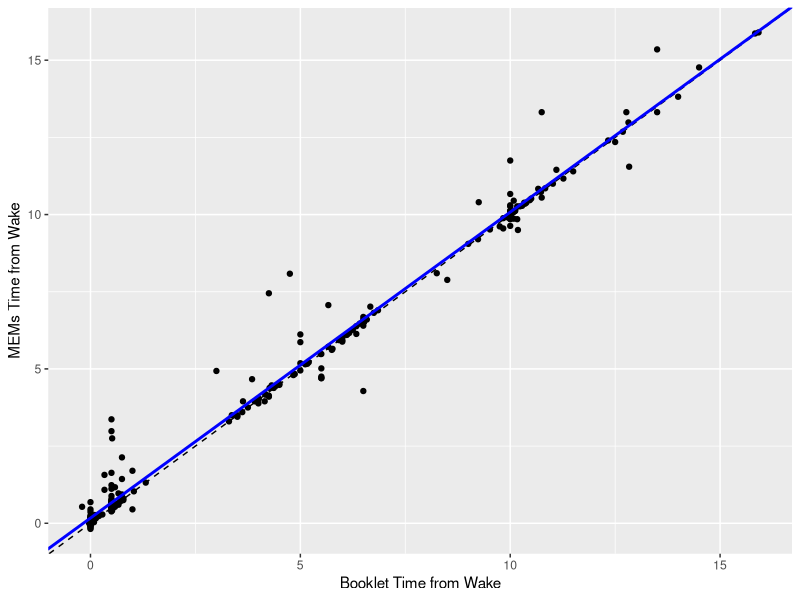
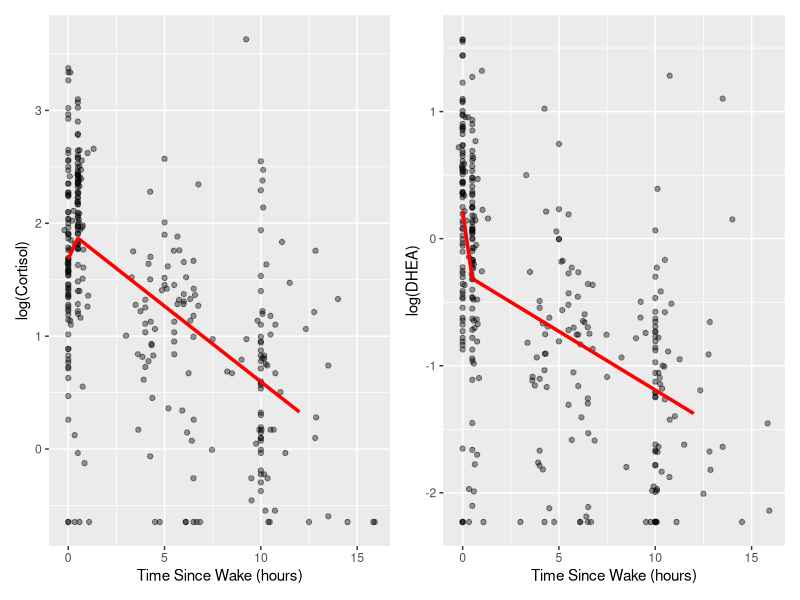

R code for these plots, in order:
## ---- chunk 1
knitr::opts_chunk$set(
  echo = FALSE, message = FALSE, warning = FALSE,
  fig.align = "center", fig.width = 6.5, fig.height = 4.5
)
library(emmeans)
library(patchwork)
library(kableExtra)
library(lmerTest)
library(scales)
library(lubridate)
library(tidyverse)

#read in data
p0_data <- read_csv("../Data/Project0_Clean_v2.csv")

#remove columns that wont be used for data analysis
p0_data <- p0_data %>%
  select(-`Booklet: Sample interval`, -`Booklet: Sample interval Decimal Time (mins)`, -`MEMs: Sample interval`,
         -`MEMs: Sample interval Decimal Time (mins)`, -`Cortisol (ug/dl)`, -`DHEA (pg/dl)`)

#convert date columns to appropriate date format
p0_data <- p0_data %>%
  mutate(
    `Collection Date` = mdy(`Collection Date`)
  ) %>%
  rename(
    date = `Collection Date`,
    sample = `Collection Sample`,
    wake_tm = `Sleep Diary reported wake time`,
    booklet_tm = `Booket: Clock Time`,
    mems_tm = `MEMs: Clock Time`,
    cortisol = `Cortisol (nmol/L)`,
    dhea = `DHEA (nmol/L)`,
    day = DAYNUMB
  )
#manually calculate sample interval times for MEMs and Booklet 
p0_data <- p0_data %>%
  group_by(SubjectID, date) %>%
  arrange(sample, .by_group = TRUE) %>%
  fill(wake_tm, .direction = "down") %>%
  ungroup() %>%
  mutate(
    mems_interval = as.numeric(mems_tm - wake_tm)/3600,
    booklet_interval = as.numeric(booklet_tm - wake_tm)/3600
  )


## ---- chunk 2
# ---- Prep analysis dataset ----
table1_data <- p0_data %>%
  mutate(
    Sample = factor(sample,
                    levels = 1:4,
                    labels = c("Sample 1 (Wake)",
                               "Sample 2 (+30 min)",
                               "Sample 3 (Lunch)",
                               "Sample 4 (+10 hr)")),
    time_diff = mems_interval - booklet_interval
  )

# ---- Helper formatters ----
fmt_mean_sd <- function(x, digits = 2){
  if(all(is.na(x))) return("")
  sprintf(paste0("%.",digits,"f (%.",digits,"f)"),
          mean(x, na.rm = TRUE),
          sd(x, na.rm = TRUE))
}

fmt_median_iqr <- function(x, digits = 2){
  if(all(is.na(x))) return("")
  q <- quantile(x, c(.25,.5,.75), na.rm = TRUE)
  sprintf(paste0("%.",digits,"f [%.",digits,"f, %.",digits,"f]"),
          q[2], q[1], q[3])
}

missing_cell <- function(x) {
  n_miss <- sum(is.na(x))
  p_miss <- round(mean(is.na(x)) * 100, 1)
  # build string by hand; LaTeX-safe percent is \%
  paste0(n_miss, " (", format(p_miss, nsmall = 1), "\\%)")
}

# ---- Summaries by Sample (wide) ----
by_sample <- table1_data %>%
  group_by(Sample) %>%
  summarise(
    N            = as.character(n()),
    mems_mean_sd = fmt_mean_sd(mems_interval),
    mems_med_iqr = fmt_median_iqr(mems_interval),
    mems_miss    = missing_cell(mems_interval),

    book_mean_sd = fmt_mean_sd(booklet_interval),
    book_med_iqr = fmt_median_iqr(booklet_interval),
    book_miss    = missing_cell(booklet_interval),

    diff_mean_sd = fmt_mean_sd(time_diff),
    diff_med_iqr = fmt_median_iqr(time_diff),
    diff_miss    = missing_cell(time_diff),

    cort_mean_sd = fmt_mean_sd(cortisol),
    cort_med_iqr = fmt_median_iqr(cortisol),
    cort_miss    = missing_cell(cortisol),

    dhea_mean_sd = fmt_mean_sd(dhea),
    dhea_med_iqr = fmt_median_iqr(dhea),
    dhea_miss    = missing_cell(dhea),
    .groups = "drop"
  ) %>%
  pivot_longer(-Sample, names_to="key", values_to="val") %>%
  pivot_wider(names_from = Sample, values_from = val)

# ---- Overall column ----
overall <- table1_data %>%
  summarise(
    Sample       = "Overall",
    N            = as.character(n()),
    mems_mean_sd = fmt_mean_sd(mems_interval),
    mems_med_iqr = fmt_median_iqr(mems_interval),
    mems_miss    = missing_cell(mems_interval),

    book_mean_sd = fmt_mean_sd(booklet_interval),
    book_med_iqr = fmt_median_iqr(booklet_interval),
    book_miss    = missing_cell(booklet_interval),

    diff_mean_sd = fmt_mean_sd(time_diff),
    diff_med_iqr = fmt_median_iqr(time_diff),
    diff_miss    = missing_cell(time_diff),

    cort_mean_sd = fmt_mean_sd(cortisol),
    cort_med_iqr = fmt_median_iqr(cortisol),
    cort_miss    = missing_cell(cortisol),

    dhea_mean_sd = fmt_mean_sd(dhea),
    dhea_med_iqr = fmt_median_iqr(dhea),
    dhea_miss    = missing_cell(dhea)
  ) %>%
  pivot_longer(-Sample, names_to="key", values_to="val") %>%
  select(-Sample) %>%
  rename(Overall = val)

# ---- Merge sample columns + overall ----
wide <- by_sample %>%
  left_join(overall, by="key")

# build row structure i want so that there are bolded sub headers and indented statistics
indent <- "\\hspace{3mm}"

row_map <- tibble::tribble(
  ~row_key,        ~Statistic,
  "N",             "N",

  "mems_hdr",      "\\textbf{MEMS time since wake (hours)}",
  "mems_mean_sd",  paste0(indent, "mean (SD)"),
  "mems_med_iqr",  paste0(indent, "median [IQR]"),
  "mems_miss",     paste0(indent, "missing, n (\\%)"),

  "book_hdr",      "\\textbf{Booklet time since wake (hours)}",
  "book_mean_sd",  paste0(indent, "mean (SD)"),
  "book_med_iqr",  paste0(indent, "median [IQR]"),
  "book_miss",     paste0(indent, "missing, n (\\%)"),

  "diff_hdr",      "\\textbf{Time diff (MEMS -- Booklet) [hours]}",
  "diff_mean_sd",  paste0(indent, "mean (SD)"),
  "diff_med_iqr",  paste0(indent, "median [IQR]"),
  "diff_miss",     paste0(indent, "missing, n (\\%)"),

  "cort_hdr",      "\\textbf{Cortisol (nmol/L)}",
  "cort_mean_sd",  paste0(indent, "mean (SD)"),
  "cort_med_iqr",  paste0(indent, "median [IQR]"),
  "cort_miss",     paste0(indent, "missing, n (\\%)"),

  "dhea_hdr",      "\\textbf{DHEA (nmol/L)}",
  "dhea_mean_sd",  paste0(indent, "mean (SD)"),
  "dhea_med_iqr",  paste0(indent, "median [IQR]"),
  "dhea_miss",     paste0(indent, "missing, n (\\%)")
)

# Join values for the actual stat rows; keep header rows with blanks
tab_vals <- wide %>%
  rename(row_key = key)

table1_out <- row_map %>%
  left_join(tab_vals, by = "row_key") %>%
  mutate(
    across(where(is.character), ~replace_na(.x, ""))  # blanks for header rows
  ) %>%
  select(-row_key)


# render using kable so that it knits to pdf nicely
kable(
  table1_out,
  format   = "latex",
  booktabs = TRUE,
  align    = "lccccc",
  caption  = "Descriptive statistics by sample collection time",
  escape   = FALSE
) %>%
  kable_styling(latex_options = c("hold_position", "scale_down"), font_size = 10)

## ---- chunk 3
##########--------QUESTION 1------#############

#run linear mixed effects model of booklet time vs mems time with random intercept
q1_mod1 <- lmer(mems_interval ~ booklet_interval + (1|SubjectID), data = p0_data)

#scatterplot of agreement between mems and booklet times
ggplot(p0_data, aes(x= booklet_interval, y= mems_interval)) + 
  geom_point() + 
  geom_abline(slope = 1, intercept = 0, linetype = "dashed") + 
  geom_abline(slope = fixef(q1_mod1)["booklet_interval"], intercept = fixef(q1_mod1)["(Intercept)"],
              linewidth = 1, col = "blue") +
  labs(x = "Booklet Time from Wake", y= "MEMs Time from Wake")
## ---- chunk 4
#create table of lmm for question 1
#get fixed effects from model
fixef_tab <- summary(q1_mod1)$coefficients %>%
  as.data.frame() %>%
  rownames_to_column("Term") %>%
  select(
    Term,
    Estimate,
    `Std. Error`,
    `Pr(>|t|)`
  )
#95% ci
ci_tab <- confint(q1_mod1) %>%
  as.data.frame() %>%
  rownames_to_column("Term") %>%
  rename(
    LL = `2.5 %`,
    UL = `97.5 %`
  ) %>%
  filter(Term %in% fixef_tab$Term)
#putting table together
model_table <- fixef_tab %>%
  left_join(ci_tab, by = "Term") %>%
  mutate(
    CI_95 = sprintf("[%.3f, %.3f]", LL, UL),
    Estimate = round(Estimate, 3),
    `Std. Error` = round(`Std. Error`, 3),
    `Pr(>|t|)` = signif(`Pr(>|t|)`, 3)
  ) %>%
  select(
    Term,
    Estimate,
    CI_95,
    `Pr(>|t|)`
  ) %>%
  rename(
    `95% CI` = CI_95,
    `p-value` = `Pr(>|t|)`
  )
#extract hypothesis test of whether beta1 is equal to 1
contest_res <- contest(q1_mod1, L = c(0, 1), rhs = 1)

contest_table <- tibble(
  Term = "Slope test: β1 = 1",
  Estimate = NA,
  `95% CI` = NA,
  `p-value` = signif(contest_res$`Pr(>F)`[1], 3)
)
#final table
final_table <- bind_rows(
  model_table,
  contest_table
)
#change row names so that they are appropriate for final report
rownames(final_table) <- c("Intercept", "Booklet Interval", "Slope Test = 1")
#use kbl to knit to pdf nicely (kbl is the best)
final_table %>%
  kbl(
    caption = "Linear mixed model results for MEMS interval vs booklet interval",
    align = "lccc",
    booktabs = TRUE,
    linesep = ""
  ) %>%
  kable_styling(
    latex_options = c("hold_position"),
    font_size = 10
  )

## ---- chunk 5
##########--------QUESTION 2------#############

#create truth columns of +/- 7.5 and 15 mins to check adherence
p0_data <- p0_data %>%
  mutate(
    truth = case_when(
      sample == 2 ~ .5,
      sample == 4 ~ 10,
      .default = NA
    ),
    deviation_mems = abs(mems_interval - truth),
    deviation_book = abs(booklet_interval - truth)
  )

#check adherence
p0_data <- p0_data %>%
  mutate(
    adherence_mems7_5 = if_else(deviation_mems <= 7.5/60, 1, 0),
    adherence_book7_5 = if_else(deviation_book <= 7.5/60, 1, 0),
    adherence_mems15 = if_else(deviation_mems <= 15/60, 1, 0),
    adherence_book15 = if_else(deviation_book <= 15/60, 1, 0)
  )

#calc adherence proportions
adherence <- p0_data %>%
  filter(!is.na(truth)) %>%
  summarise(
    within_7_5_mems = mean(adherence_mems7_5, na.rm = TRUE),
    within_15_mems = mean(adherence_mems15, na.rm = TRUE),
    within_7_5_book = mean(adherence_book7_5, na.rm = TRUE),
    within_15_book = mean(adherence_book15, na.rm = TRUE)
  )

#transform adherence table to long so that it's ready to print
adherence_table <- adherence %>%
  pivot_longer(
    cols = everything(),
    names_to = "name",
    values_to = "prop"
  ) %>%
  mutate(
    Method = if_else(grepl("_mems$", name), "MEMS", "Booklet"),
    Window = case_when(
      grepl("^within_7_5_", name) ~ "±7.5 minutes",
      grepl("^within_15_",  name) ~ "±15 minutes"
    )
  ) %>%
  select(Window, Method, prop) %>%
  pivot_wider(names_from = Method, values_from = prop)
#convert to percents
adherence_table <- adherence_table %>%
  mutate(
    MEMS = scales::percent(MEMS, accuracy = 0.1),
    Booklet = scales::percent(Booklet, accuracy = 0.1)
  )
#use kbl to print adherence table so that it is formatted nicely
adherence_table %>%
  kbl(
    caption = "Adherence of MEMS and Booklet Sampling Times Within Specified Time Windows",
    align = c("l", "c", "c"),
    booktabs = TRUE,
    linesep = ""
  ) %>%
  kable_styling(
    latex_options = c("hold_position"),
    font_size = 10
  )

## ---- chunk 6
##########--------QUESTION 3------#############
#subject 3037 has several DHEA measures at detection limit so remove from Q3 analysis
q3_data <- p0_data %>%
  filter(SubjectID != 3037)

#cortisol data filtering out samples with cortisol values over 80 due to lab error
cortisol_data <- q3_data %>%
  filter(cortisol <=80)

#dhea data filtering out samples with dhea == 5.205
dhea_data <- q3_data %>%
  filter(dhea < 5.205)
#create piecewise at 30 mins for mems time
cortisol_data <- cortisol_data %>%
  mutate(
    booklet_step = pmax(0, booklet_interval-0.5)
  )
#distribution of cortisol is not normal whereas log(x) is approx normal so use log transformed
q3_cortmod1 <- lmer(log(cortisol) ~ booklet_interval + booklet_step + (1|SubjectID),
                    data = cortisol_data)


#create piecewise at 30 mins for mems time
dhea_data <- dhea_data %>%
  mutate(
    booklet_step = pmax(0, booklet_interval-0.5)
  )

#distribution of dhea is not normal whereas log(x) is a bit better
q3_dheamod1 <- lmer(log(dhea) ~ booklet_interval + booklet_step + (1|SubjectID),
                    data = dhea_data)


##code for creating table of back transformed and interpretable change in hormones pre and post 30 mins
#cortisol
b_cort <- fixef(q3_cortmod1) #fixed effects for cort model
V_cort <- vcov(q3_cortmod1) #var-cov matrix for cort model

b1_c <- b_cort["booklet_interval"]
b2_c <- b_cort["booklet_step"]

# Slopes
slope_c_0_30 <- b1_c
slope_c_30p  <- b1_c + b2_c

# SEs
se_c_0_30 <- sqrt(V_cort["booklet_interval","booklet_interval"])
se_c_30p  <- sqrt(
  V_cort["booklet_interval","booklet_interval"] +
  V_cort["booklet_step","booklet_step"] +
  2*V_cort["booklet_interval","booklet_step"]
)

# df + p-values from model summary
coef_c <- summary(q3_cortmod1)$coefficients
df_c <- coef_c["booklet_interval","df"]
p_c_0_30 <- coef_c["booklet_interval","Pr(>|t|)"]

# Wald p for combined slope
t_c_30p <- slope_c_30p / se_c_30p
p_c_30p <- 2 * pt(abs(t_c_30p), df=df_c, lower.tail=FALSE)

crit_c <- qt(0.975, df_c)

#dhea
b_dhea <- fixef(q3_dheamod1)
V_dhea <- vcov(q3_dheamod1)

b1_d <- b_dhea["booklet_interval"]
b2_d <- b_dhea["booklet_step"]

slope_d_0_30 <- b1_d
slope_d_30p  <- b1_d + b2_d

se_d_0_30 <- sqrt(V_dhea["booklet_interval","booklet_interval"])
se_d_30p  <- sqrt(
  V_dhea["booklet_interval","booklet_interval"] +
  V_dhea["booklet_step","booklet_step"] +
  2*V_dhea["booklet_interval","booklet_step"]
)

coef_d <- summary(q3_dheamod1)$coefficients
df_d <- coef_d["booklet_interval","df"]
p_d_0_30 <- coef_d["booklet_interval","Pr(>|t|)"]

t_d_30p <- slope_d_30p / se_d_30p
p_d_30p <- 2 * pt(abs(t_d_30p), df=df_d, lower.tail=FALSE)

crit_d <- qt(0.975, df_d)

#create final table by putting together all necessary parts
final_q3_table <- tibble(
  `Time Window` = c("0–30 min", "30+ min"),
  `Cortisol % Change` = c(
    round((exp(slope_c_0_30 * 0.5) - 1) * 100, 1),   
    round((exp(slope_c_30p) - 1) * 100, 1)           
  ),

  `Cortisol 95% CI` = c(
    paste0("[",
      round((exp((slope_c_0_30 - crit_c*se_c_0_30) * 0.5) - 1) * 100, 1),
      ", ",
      round((exp((slope_c_0_30 + crit_c*se_c_0_30) * 0.5) - 1) * 100, 1),
      "]"
    ),
    paste0("[",
      round((exp(slope_c_30p - crit_c*se_c_30p) - 1) * 100, 1),
      ", ",
      round((exp(slope_c_30p + crit_c*se_c_30p) - 1) * 100, 1),
      "]"
    )
  ),

  `Cortisol P-value` = ifelse(
    c(p_c_0_30, p_c_30p) < 0.0001,
    "<0.0001",
    formatC(c(p_c_0_30, p_c_30p), format="f", digits=4)
  ),

  `DHEA % Change` = c(
    round((exp(slope_d_0_30 * 0.5) - 1) * 100, 1),
    round((exp(slope_d_30p) - 1) * 100, 1)
  ),

  `DHEA 95% CI` = c(
    paste0("[",
      round((exp((slope_d_0_30 - crit_d*se_d_0_30) * 0.5) - 1) * 100, 1),
      ", ",
      round((exp((slope_d_0_30 + crit_d*se_d_0_30) * 0.5) - 1) * 100, 1),
      "]"
    ),
    paste0("[",
      round((exp(slope_d_30p - crit_d*se_d_30p) - 1) * 100, 1),
      ", ",
      round((exp(slope_d_30p + crit_d*se_d_30p) - 1) * 100, 1),
      "]"
    )
  ),

  `DHEA P-value` = ifelse(
    c(p_d_0_30, p_d_30p) < 0.0001,
    "<0.0001",
    formatC(c(p_d_0_30, p_d_30p), format="f", digits=4)
  )
)


#prints table/knits to pdf nicely
kbl(
  final_q3_table,
  format="latex",
  booktabs=TRUE,
  align="lccc|ccc",
  caption="Percent change in hormone concentrations"
) %>%
add_header_above(c(" " = 1, "Cortisol Model" = 3, "DHEA Model" = 3)) %>%
kable_styling(
  latex_options=c("hold_position","scale_down"),   
  font_size=9                                      
) %>%
column_spec(1, width="2.8cm") %>%
column_spec(2:7, width="1.8cm")

## ---- chunk 7
#cortisol prediction grid
cort_grid <- data.frame(
  booklet_interval = seq(0, 12, length = 200)
)

cort_grid$booklet_step <- pmax(0, cort_grid$booklet_interval - 0.5)

cort_grid$pred <- predict(q3_cortmod1,
                          newdata = cort_grid,
                          re.form = NA)
#plot of predicted over observed
p_cort <- ggplot(cortisol_data,
       aes(booklet_interval, log(cortisol))) +
  geom_point(alpha = 0.4) +
  geom_line(data = cort_grid,
            aes(booklet_interval, pred),
            linewidth = 1.2, col = "red") +
  labs(
    x = "Time Since Wake (hours)",
    y = "log(Cortisol)"
  )

#dhea predicted grid
dhea_grid <- data.frame(
  booklet_interval = seq(0, 12, length = 200)
)

dhea_grid$booklet_step <- pmax(0, dhea_grid$booklet_interval - 0.5)

dhea_grid$pred <- predict(q3_dheamod1,
                          newdata = dhea_grid,
                          re.form = NA)
#plot of predicted over observed
p_dhea <- ggplot(dhea_data,
       aes(booklet_interval, log(dhea))) +
  geom_point(alpha = 0.4) +
  geom_line(data = dhea_grid,
            aes(booklet_interval, pred),
            linewidth = 1.2, col = "red") +
  labs(
    x = "Time Since Wake (hours)",
    y = "log(DHEA)"
  )
p_cort + p_dhea
